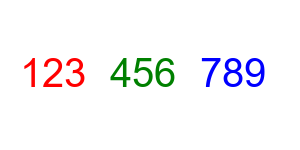
#> input picture numbers.png, 300 x 150 px; its folder holds only this picture in this run
$ python -i segmentation.py   (imports and definitions only)
#> lines starting #> are read from the running program, lines starting #| are printed output that depends on the picture; after the words box and inside, x2 and y2 are one past the last pixel; in counts of white or black regions, pixels touching at a corner belong together
### digit_extraction.py
"""
Digit Extraction Module
"""

import numpy as np
import cv2
from segmentation import segment_image_combined
from splitting import split_touching_digits

# =============================================================================
# TRACKING
# =============================================================================

_last_splitting_method = "None"
_last_segmentation_method = "Unknown"

def get_last_splitting_method():
    """Get last splitting method used."""
    return _last_splitting_method

def get_last_segmentation_method():
    """Get last segmentation method used."""
    return _last_segmentation_method

# [4 lines left out: function track_splitting_method, not called in this run]

def track_segmentation_method(method_name):
    """Track segmentation method usage."""
    global _last_segmentation_method
    _last_segmentation_method = method_name

# =============================================================================
# MNIST CHIP CREATION
# =============================================================================

# [187 lines left out: functions create_mnist_chip, create_chips_display, extract_digits_combined, not called in this run]

### segmentation.py
"""
Segmentation Methods Module
"""

import numpy as np
import cv2

# =============================================================================
# SEGMENTATION METHODS
# =============================================================================

# [83 lines left out: functions segment_image_combined, _segment_otsu, _segment_adaptive, _segment_kmeans, _segment_local_threshold, _segment_canny_edges and 2 more, not called in this run]

>>> import cv2
>>> picture = cv2.imread('numbers.png', cv2.IMREAD_GRAYSCALE)
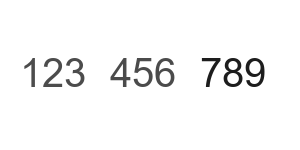
#> picture: shape (150, 300); min 29, max 255, mean 246.7
>>> result = segment_image_combined(picture)
#> in _segment_otsu, `blur = cv2.GaussianBlur(gray_image, (3, 3), 0)`:
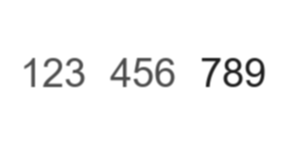
#> blur: shape (150, 300); min 29, max 255, mean 246.7
#> in _segment_otsu, `_, mask = cv2.threshold(blur, 0, 255, cv2.THRESH_BINARY_INV + cv2.THRE..`:
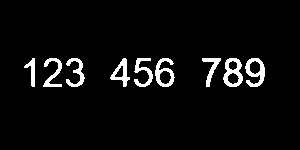
#> mask: shape (150, 300); 4.7% white; 9 white regions, largest, box (x1, y1, x2, y2) and area: (223, 58, 243, 87) 310, (245, 58, 265, 87) 295, (155, 58, 175, 87) 270
